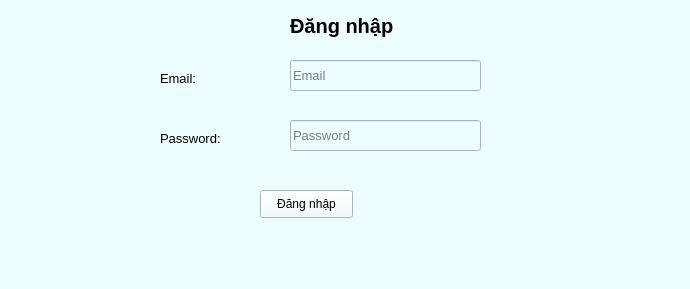
<?xml version="1.0" encoding="UTF-8"?>
<ui version="4.0">
 <class>MainWindow</class>
 <widget class="QMainWindow" name="MainWindow">
  <property name="geometry">
   <rect>
    <x>0</x>
    <y>0</y>
    <width>690</width>
    <height>289</height>
   </rect>
  </property>
  <property name="windowTitle">
   <string>MainWindow</string>
  </property>
  <property name="autoFillBackground">
   <bool>false</bool>
  </property>
  <property name="styleSheet">
   <string notr="true">border-top-color: rgb(255, 170, 0);
background-color: rgb(238, 253, 255);</string>
  </property>
  <widget class="QWidget" name="centralwidget">
   <widget class="QLineEdit" name="lineEdit">
    <property name="geometry">
     <rect>
      <x>290</x>
      <y>60</y>
      <width>191</width>
      <height>31</height>
     </rect>
    </property>
    <property name="font">
     <font>
      <family>Arial</family>
      <pointsize>10</pointsize>
      <weight>50</weight>
      <bold>false</bold>
     </font>
    </property>
    <property name="placeholderText">
     <string>Email</string>
    </property>
   </widget>
   <widget class="QLabel" name="label">
    <property name="geometry">
     <rect>
      <x>160</x>
      <y>70</y>
      <width>55</width>
      <height>16</height>
     </rect>
    </property>
    <property name="font">
     <font>
      <family>Arial</family>
      <pointsize>10</pointsize>
      <weight>50</weight>
      <bold>false</bold>
     </font>
    </property>
    <property name="text">
     <string>Email: </string>
    </property>
   </widget>
   <widget class="QLabel" name="label_2">
    <property name="geometry">
     <rect>
      <x>160</x>
      <y>130</y>
      <width>81</width>
      <height>16</height>
     </rect>
    </property>
    <property name="font">
     <font>
      <family>Arial</family>
      <pointsize>10</pointsize>
      <weight>50</weight>
      <bold>false</bold>
     </font>
    </property>
    <property name="text">
     <string>Password: </string>
    </property>
   </widget>
   <widget class="QLineEdit" name="lineEdit_2">
    <property name="geometry">
     <rect>
      <x>290</x>
      <y>120</y>
      <width>191</width>
      <height>31</height>
     </rect>
    </property>
    <property name="font">
     <font>
      <family>Arial</family>
      <pointsize>10</pointsize>
      <weight>50</weight>
      <bold>false</bold>
     </font>
    </property>
    <property name="echoMode">
     <enum>QLineEdit::Password</enum>
    </property>
    <property name="placeholderText">
     <string>Password</string>
    </property>
   </widget>
   <widget class="QLabel" name="label_3">
    <property name="geometry">
     <rect>
      <x>290</x>
      <y>10</y>
      <width>151</width>
      <height>31</height>
     </rect>
    </property>
    <property name="font">
     <font>
      <family>Arial</family>
      <pointsize>15</pointsize>
      <weight>75</weight>
      <bold>true</bold>
     </font>
    </property>
    <property name="text">
     <string>Đăng nhập</string>
    </property>
   </widget>
   <widget class="QPushButton" name="pushButton">
    <property name="geometry">
     <rect>
      <x>260</x>
      <y>190</y>
      <width>93</width>
      <height>28</height>
     </rect>
    </property>
    <property name="font">
     <font>
      <family>Arial</family>
     </font>
    </property>
    <property name="text">
     <string>Đăng nhập</string>
    </property>
   </widget>
  </widget>
  <widget class="QMenuBar" name="menubar">
   <property name="geometry">
    <rect>
     <x>0</x>
     <y>0</y>
     <width>690</width>
     <height>26</height>
    </rect>
   </property>
  </widget>
  <widget class="QStatusBar" name="statusbar"/>
 </widget>
 <resources/>
 <connections/>
</ui>
